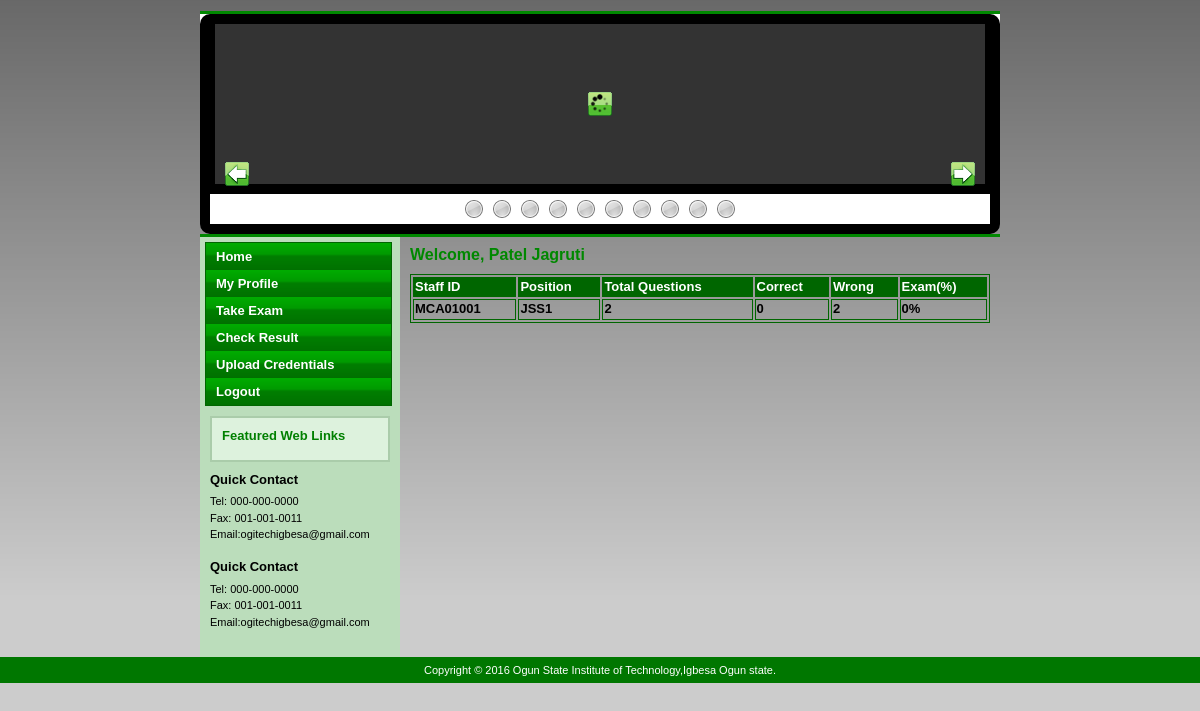
/Student/Result.php (signed in), run on the app's committed database.
### tables this page shows
CREATE TABLE `result_master` (
  `Result_Id` int(11) NOT NULL,
  `Faculty` varchar(100) NOT NULL,
  `Student_Id` varchar(15) NOT NULL,
  `Total` int(11) NOT NULL,
  `Correct` int(11) NOT NULL,
  `Wrong` int(11) NOT NULL,
  `per` varchar(7) NOT NULL
);

### Student/Result.php (the view, shortened to what this page needs)
<!DOCTYPE html PUBLIC "-//W3C//DTD XHTML 1.0 Transitional//EN" "http://www.w3.org/TR/xhtml1/DTD/xhtml1-transitional.dtd">
<html xmlns="http://www.w3.org/1999/xhtml">
<head>
<link href="../templatemo_style.css" rel="stylesheet" type="text/css" />
	<link rel="stylesheet" type="text/css" href="../sliderman.css" />
</head>
<body>
<div id="templatemo_container">
  <div class="templatemo_line"></div>
  <div id="templatemo_header">
  <?php include_once('slider.php');?>
  <div class="templatemo_line"></div>
    <div id="templatemo_content">
    <div id="templatemo_left_column">
	<div class="section_box">
        <div class="subtitle">Featured Web Links</div>
      </div>
      <div class="text_area" align="justify">
        <div class="subtitle">Quick Contact</div>
          Tel: 000-000-0000<br />
          Fax: 001-001-0011<br />
          Email:ogitechigbesa@gmail.com <br />
          <br />
	  <div class="subtitle">Quick Contact</div>
          Tel: 000-000-0000<br />
          Fax: 001-001-0011<br />
          Email:ogitechigbesa@gmail.com <br />
          <br />
      </div>
    </div>
      <div id="templatemo_right_column">
   	 		<div class="text_area" align="justify">
<div class="title"><?php echo 'Welcome, '.$_SESSION['Name'];?></div>
	        <table width="100%" border="1" bordercolor="#006600" >
              <tr>
                            <th bgcolor="#006600" class="style13"><div align="left" class="style9 style5"><strong>Staff ID</strong></div></th>
                <th  bgcolor="#006600" class="style13"><div align="left" class="style9 style5"><strong>Position</strong></div></th>
                <th bgcolor="#006600" class="style13"><div align="left" class="style9 style5"><strong>Total Questions</strong></div></th>
                <th bgcolor="#006600" class="style13"><div align="left" class="style9 style5"><strong>Correct</strong></div></th>
                <th bgcolor="#006600" class="style13"><div align="left" class="style4">Wrong</div></th>
                <th bgcolor="#006600" class="style13"><div align="left" class="style4">Exam(%)</div></th>
              </tr>
              <?php
$sql = "SELECT * from `result_master` WHERE  Student_id='".$_SESSION['ID']."'";
$result = mysql_query($sql);
while($row = mysql_fetch_array($result))
{
$id=$row['Student_Id'];
$fal=$row['Faculty'];
$Total=$row['Total'];
$Correct=$row['Correct'];
$Wrong=$row['Wrong'];
$per=$row['per'];
?>
              <tr>
                <td class="style13"><div align="left" class="style9 style6"><strong><?php echo $id;?></strong></div></td>
                <td class="style13"><div align="left" class="style9 style6"><strong><?php echo $fal;?></strong></div></td>
                <td class="style13"><div align="left" class="style9 style6"><strong><?php echo $Total;?></strong></div></td>
                <td class="style13"><div align="left" class="style9 style6"><strong><?php echo $Correct;?></strong></div></td>
                <td class="style13"><div align="left" class="style9 style6"><strong><?php echo $Wrong;?></strong></div></td>
                <td class="style13"><div align="left" class="style9 style6"><strong><?php echo $per."%";?></strong></div></td>
              </tr>
              <?php
}
?>
            </table>
          <p>&nbsp;</p>
	<h1>&nbsp;</h1>
	  </div>
	</div>
</div>
</div>
	</div>
	<div id="templatemo_footer" align="center">
  <?php include_once('footer.php');?></div></div></body>
</body>
</html>

### templatemo_style.css (style rules this page uses)
body { margin:0; padding:0; line-height: 1.5em; font-family: Verdana, Arial, Helvetica, sans-serif; font-size: 11px; background: #CCCCCC url(images/templatemo_bg.gif) repeat-x; }
#templatemo_container { width: 800px; margin: auto; background: #FFFFFF; }
#templatemo_header { clear: left; height: 160px; }
#templatemo_content { width: 800px; }
#templatemo_left_column { background: #BBDDBB; float: left; width: 200px; min-height: 400px; }
#templatemo_right_column { float: left; width: 600px; min-height: 400px; }
#templatemo_footer { clear: left; background: #007700; padding: 5px; color: #FFFFFF; }
.templatemo_line { clear: left; height: 3px; background: #008800; }
.section_box { margin: 10px; padding: 10px; border: 2px solid #AACCAA; background: #DDF2DD; color: #008000; }
.text_area { margin: 10px; }
.title { padding-bottom: 10px; font-size: 16px; font-weight: bold; color: #008800; }
.subtitle { padding-bottom: 5px; font-family: Verdana, Arial, Helvetica, sans-serif; font-size: 13px; font-weight: bold; }

### Student/Result.php (style rules this page uses)
.style13 { font-family: Verdana, Arial, Helvetica, sans-serif; font-size: small; font-weight: bold; color: #000000; }
.style4 { font-size: small; font-weight: bold; color: #FFFFFF; }
.style5 { color: #FFFFFF }
.style6 { color: #000000 }

### data on the page
result_master: Student_Id "MCA01001", Faculty "JSS1", Total "2", Correct "0", Wrong "2", per "0"

### other printed values
$_SESSION['Name'] "Patel Jagruti"
